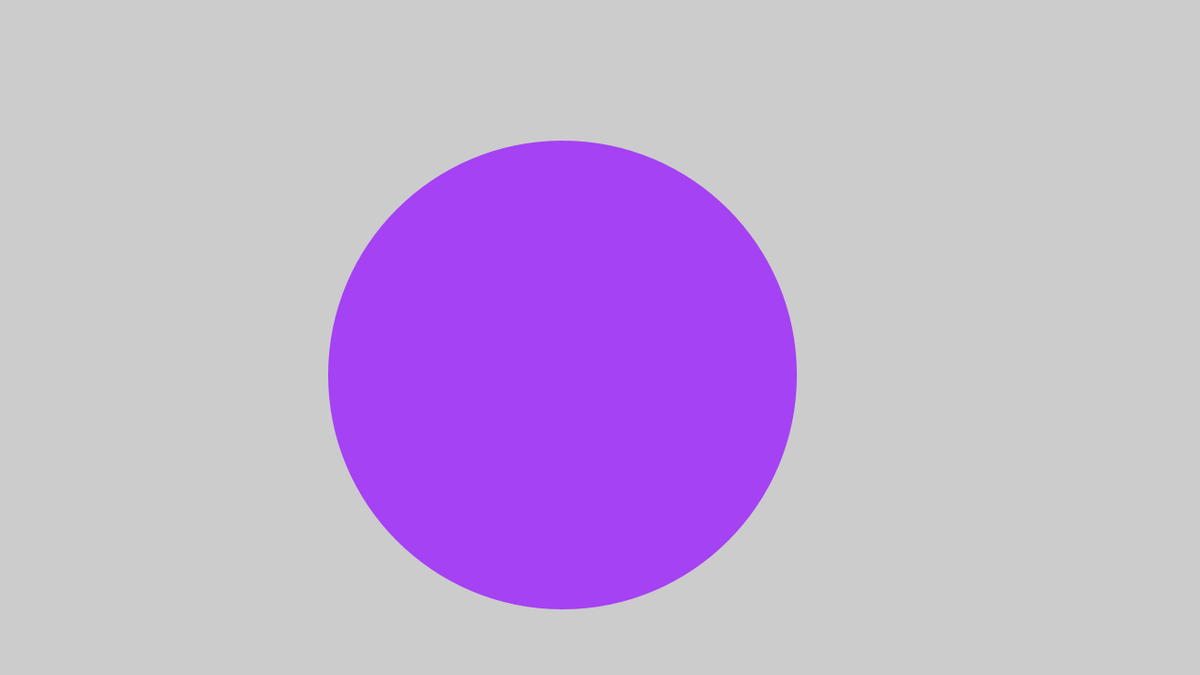
Frame 1 (no input)
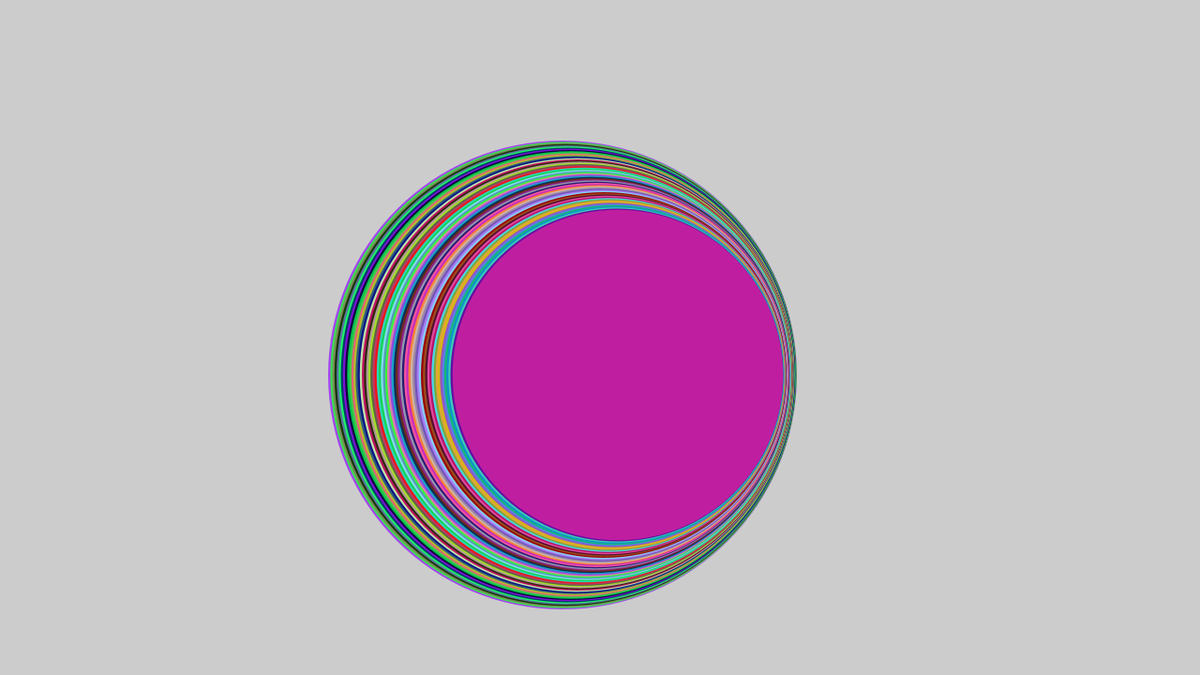
Frame 60 (the mouse pressed at the canvas centre just before this capture)
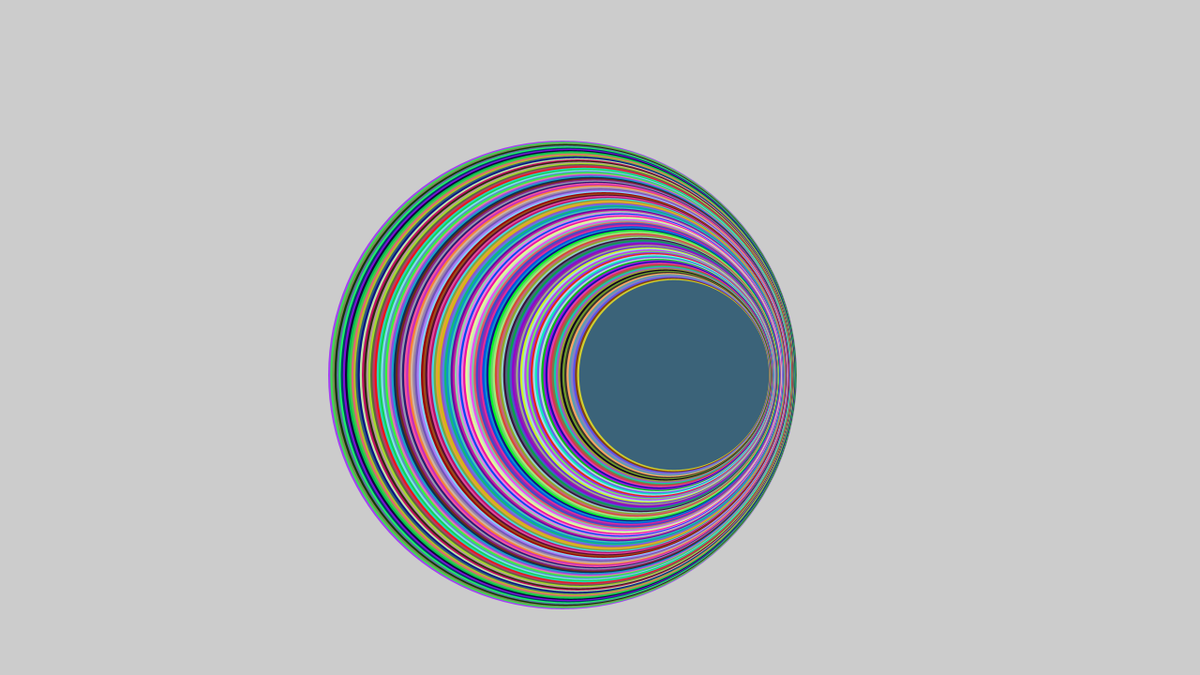
Frame 120 (the mouse held since frame 60 and released just before this capture)

The Processing sketch that drew these frames (run headless with seeded random() and noise(); from frame 60 on, the mouse is pressed at the canvas centre):

// Processing sketch: circle
// ── circle.pde
int i = 0;
float circleSize = 500;
int circleY =400;
int circleX = 600;
void setup(){
size(1280,720);
color(255,255,255);
noStroke();

}

void draw(){
  if (i <200){

    fill (random(256),random(256),random(256));
    ellipse (circleX,circleY,circleSize, circleSize);
    
  
  circleX++;
   circleSize= circleSize - 2.5;
   i++;
  }

  
  
  
}
